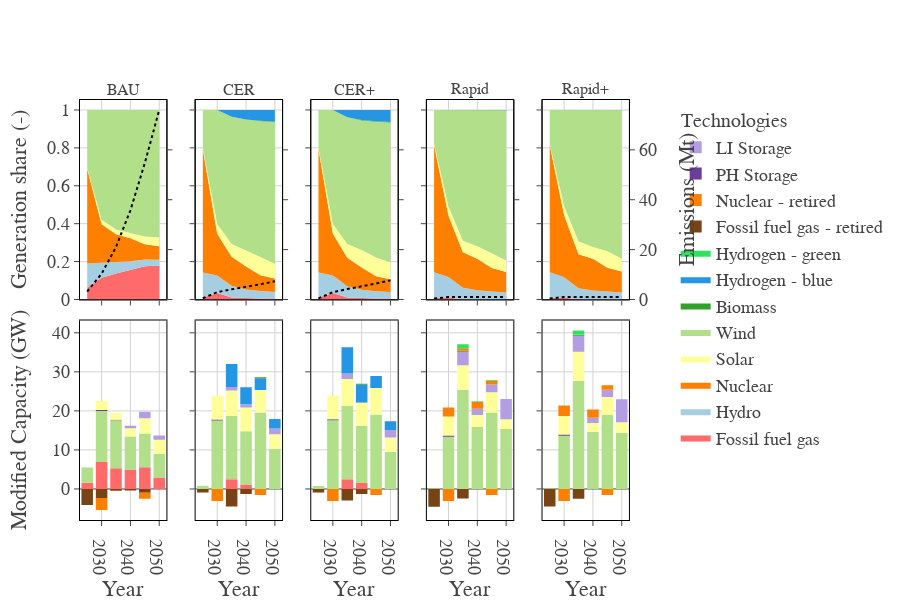

Notebook cell for this chart:
### Code cell
import plotly.graph_objects as go
from plotly.subplots import make_subplots

nb_rows = 2  # the number of rows in your plot
nb_cols = 5  # the number of columns in your plot
copper_fig = make_subplots(
    rows=nb_rows,
    cols=nb_cols,
    shared_xaxes=True,
    vertical_spacing=0.05,
    horizontal_spacing=0.05,
    subplot_titles=("BAU", "CER", "CER+", "Rapid", "Rapid+"),
    specs=[[{"secondary_y": True}, {"secondary_y": True}, {"secondary_y": True}, {"secondary_y": True}, {"secondary_y": True}],
            [{"secondary_y": False}, {"secondary_y": False}, {"secondary_y": False}, {"secondary_y": False}, {"secondary_y": False}]])


legend_entries = []
for i, data in enumerate(gen_sharefig.data):
    xax = data["xaxis"].replace("x", "")
    xax = 1 if xax == "" else int(xax)
    data["legendgroup"] = "gentechs"
    data["legendgrouptitle_text"] = "Technologies"
    name = data["name"]
    show_legend = name not in legend_entries
    if show_legend:
        legend_entries.append(name)
    data["showlegend"] = show_legend
    copper_fig.add_trace(data, col=xax, row=1, secondary_y=False)

for i, (scen, emission_data) in enumerate(scen_supply_agg.groupby("scenario")):
    xax=i+1
    copper_fig.add_trace(
        go.Scatter(x=emission_data["pds"], y=emission_data["emissions (Mt)"], mode='lines', showlegend=False, line_dash="dot"),
        col=xax,
        row=1,
        secondary_y=True
    )

for i, data in enumerate(scen_cap_fig.data):
    xax = data["xaxis"].replace("x", "")
    xax = 1 if xax == "" else int(xax)
    data["legendgroup"] = "gentechs"
    # data["legendgrouptitle_text"] = "Generators"
    name = data["name"]
    show_legend = name not in legend_entries
    if show_legend:
        legend_entries.append(name)
    data["showlegend"] = show_legend
    copper_fig.add_trace(data, col=xax, row=2)


def y_ax_fmt(yax):
    yax.showgrid = False
    yax.matches = "y2"
    yax.showticklabels = yax["overlaying"] == "y9"
    yax.rangemode = "tozero"
    if yax.showticklabels:
        yax.title = "Emissions (Mt)"

copper_fig.for_each_yaxis(y_ax_fmt, row=1, secondary_y=True)   
copper_fig.for_each_yaxis(lambda yax: yax.update(matches="y", showticklabels=yax.plotly_name=="yaxis"), row=1, secondary_y=False)
copper_fig.for_each_yaxis(lambda yax: yax.update(matches="y11", showticklabels=yax.plotly_name=="yaxis11"), row=2, secondary_y=False)

sciencify_plotly_fig(copper_fig)

copper_fig.update_layout(
    barmode="relative",
    width=900,
    height=600,
    yaxis1_title="Generation share (-)",
    yaxis11_title="Modified Capacity (GW)",
    xaxis6_title="Year",
    xaxis7_title="Year",
    xaxis8_title="Year",
    xaxis9_title="Year",
    xaxis10_title="Year",
    font_family="cm",
    font_size=18,
    legend_traceorder="reversed",
)
copper_fig.write_image(f"copper_results_{date_str}.svg")
copper_fig
